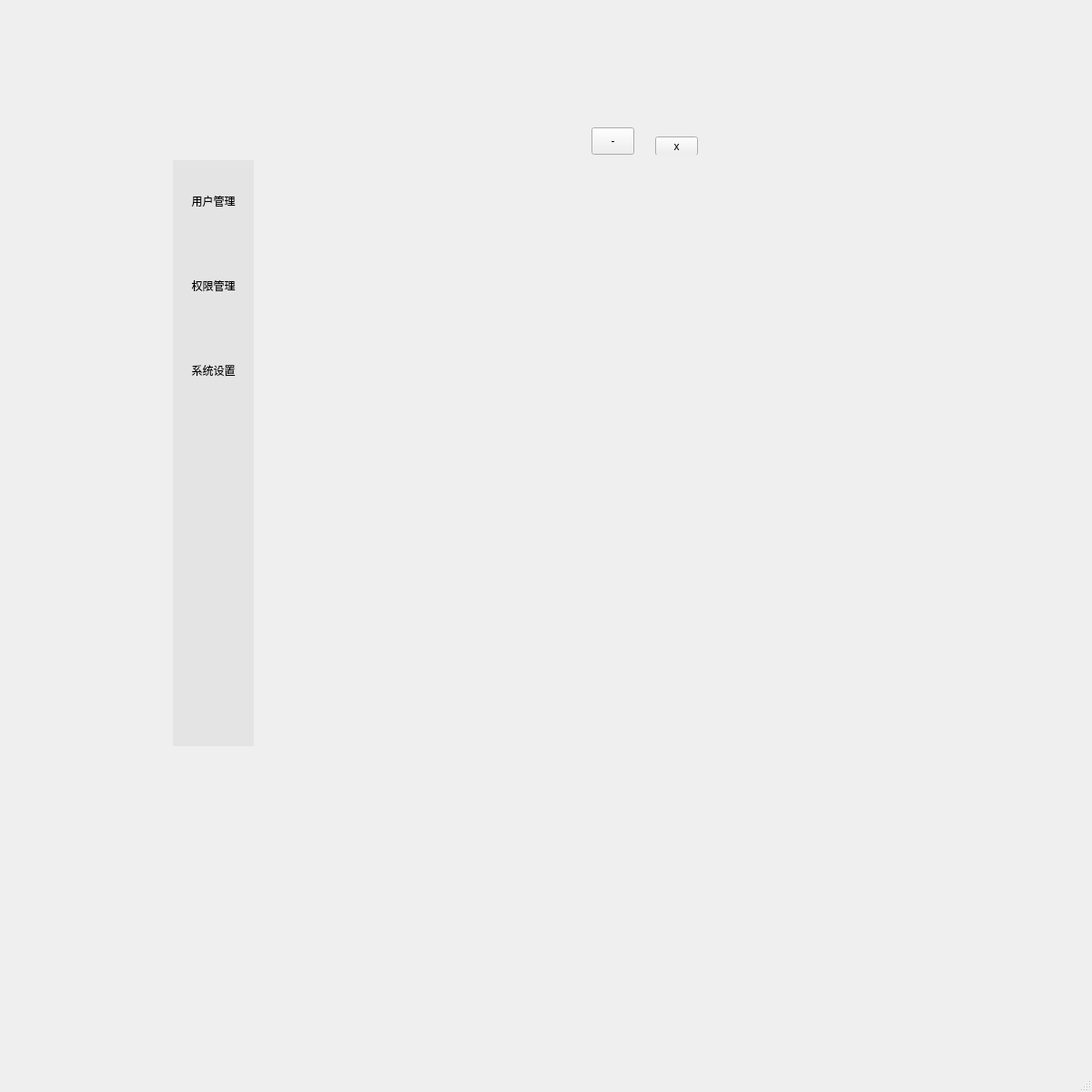
<?xml version="1.0" encoding="UTF-8"?>
<ui version="4.0">
 <class>MainWindow</class>
 <widget class="QMainWindow" name="MainWindow">
  <property name="geometry">
   <rect>
    <x>0</x>
    <y>0</y>
    <width>1200</width>
    <height>1200</height>
   </rect>
  </property>
  <property name="windowTitle">
   <string>MainWindow</string>
  </property>
  <property name="styleSheet">
   <string notr="true"/>
  </property>
  <widget class="QWidget" name="centralwidget">
   <property name="styleSheet">
    <string notr="true"/>
   </property>
   <widget class="QWidget" name="">
    <property name="geometry">
     <rect>
      <x>190</x>
      <y>140</y>
      <width>579</width>
      <height>680</height>
     </rect>
    </property>
    <layout class="QVBoxLayout" name="verticalLayout_2">
     <item>
      <widget class="QWidget" name="widget1" native="true">
       <property name="minimumSize">
        <size>
         <width>30</width>
         <height>30</height>
        </size>
       </property>
       <widget class="QToolButton" name="toolButton">
        <property name="geometry">
         <rect>
          <x>460</x>
          <y>0</y>
          <width>47</width>
          <height>30</height>
         </rect>
        </property>
        <property name="minimumSize">
         <size>
          <width>30</width>
          <height>30</height>
         </size>
        </property>
        <property name="text">
         <string>-</string>
        </property>
       </widget>
       <widget class="QToolButton" name="toolButton_2">
        <property name="geometry">
         <rect>
          <x>530</x>
          <y>10</y>
          <width>47</width>
          <height>21</height>
         </rect>
        </property>
        <property name="text">
         <string>x</string>
        </property>
       </widget>
      </widget>
     </item>
     <item>
      <layout class="QGridLayout" name="gridLayout_2" columnminimumwidth="1,7">
       <item row="0" column="0">
        <widget class="QWidget" name="sideBar" native="true">
         <property name="styleSheet">
          <string notr="true">QWidget{
	background-color: rgb(228, 228, 228);
}</string>
         </property>
         <layout class="QGridLayout" name="gridLayout">
          <property name="leftMargin">
           <number>0</number>
          </property>
          <property name="topMargin">
           <number>0</number>
          </property>
          <property name="rightMargin">
           <number>0</number>
          </property>
          <property name="bottomMargin">
           <number>0</number>
          </property>
          <property name="spacing">
           <number>0</number>
          </property>
          <item row="2" column="0">
           <widget class="QToolButton" name="btnSettings">
            <property name="minimumSize">
             <size>
              <width>86</width>
              <height>90</height>
             </size>
            </property>
            <property name="styleSheet">
             <string notr="true">/* 默认 */
QToolButton{   
	border-top: 3px outset transparent;
	border-bottom: 7px outset transparent;
	border-right: 3px outset transparent;
	border-left: 3px outset transparent;
    min-width: 80px;
    min-height: 80px;
	background-color: rgb(228, 228, 228);
}

/* 鼠标悬停 */
QToolButton:hover{
	background-color: rgb(205, 205, 205);
}

/* 点击和按下 */
QToolButton:pressed,QToolButton:checked{
	border-left: 3px outset rgb(93, 95, 97);
	background-color: rgb(246, 246, 246);	
}

QPushButton:default {
    border-color: navy; /* make the default button prominent */
}

</string>
            </property>
            <property name="text">
             <string>系统设置</string>
            </property>
            <property name="icon">
             <iconset>
              <normaloff>:/icons/settings.png</normaloff>:/icons/settings.png</iconset>
            </property>
            <property name="iconSize">
             <size>
              <width>48</width>
              <height>48</height>
             </size>
            </property>
            <property name="checkable">
             <bool>true</bool>
            </property>
            <property name="autoExclusive">
             <bool>true</bool>
            </property>
            <property name="toolButtonStyle">
             <enum>Qt::ToolButtonTextUnderIcon</enum>
            </property>
           </widget>
          </item>
          <item row="1" column="0">
           <widget class="QToolButton" name="btnPermission">
            <property name="minimumSize">
             <size>
              <width>86</width>
              <height>90</height>
             </size>
            </property>
            <property name="styleSheet">
             <string notr="true">/* 默认 */
QToolButton{   
	border-top: 3px outset transparent;
	border-bottom: 7px outset transparent;
	border-right: 3px outset transparent;
	border-left: 3px outset transparent;
    min-width: 80px;
    min-height: 80px;
	background-color: rgb(228, 228, 228);
}

/* 鼠标悬停 */
QToolButton:hover{
	background-color: rgb(205, 205, 205);
}

/* 点击和按下 */
QToolButton:pressed,QToolButton:checked{
	border-left: 3px outset rgb(93, 95, 97);
	background-color: rgb(246, 246, 246);	
}
</string>
            </property>
            <property name="text">
             <string>权限管理</string>
            </property>
            <property name="icon">
             <iconset>
              <normaloff>:/icons/permission.png</normaloff>:/icons/permission.png</iconset>
            </property>
            <property name="iconSize">
             <size>
              <width>48</width>
              <height>48</height>
             </size>
            </property>
            <property name="checkable">
             <bool>true</bool>
            </property>
            <property name="autoExclusive">
             <bool>true</bool>
            </property>
            <property name="toolButtonStyle">
             <enum>Qt::ToolButtonTextUnderIcon</enum>
            </property>
           </widget>
          </item>
          <item row="0" column="0">
           <widget class="QToolButton" name="btnUser">
            <property name="styleSheet">
             <string notr="true">/* 默认 */
QToolButton{   
	border-top: 3px outset transparent;
	border-bottom: 7px outset transparent;
	border-right: 3px outset transparent;
	border-left: 3px outset transparent;
    min-width: 80px;
    min-height: 80px;
	background-color: rgb(228, 228, 228);
}

/* 鼠标悬停 */
QToolButton:hover{
	background-color: rgb(205, 205, 205);
}

/* 点击和按下 */
QToolButton:pressed,QToolButton:checked{
	border-left: 3px outset rgb(93, 95, 97);
	background-color: rgb(246, 246, 246);	
}

QPushButton:default {
    border-color: navy; /* make the default button prominent */
}

</string>
            </property>
            <property name="text">
             <string>用户管理</string>
            </property>
            <property name="icon">
             <iconset>
              <normaloff>:/icons/user.png</normaloff>:/icons/user.png</iconset>
            </property>
            <property name="iconSize">
             <size>
              <width>48</width>
              <height>48</height>
             </size>
            </property>
            <property name="checkable">
             <bool>true</bool>
            </property>
            <property name="autoExclusive">
             <bool>true</bool>
            </property>
            <property name="toolButtonStyle">
             <enum>Qt::ToolButtonTextUnderIcon</enum>
            </property>
           </widget>
          </item>
          <item row="3" column="0">
           <spacer name="verticalSpacer">
            <property name="orientation">
             <enum>Qt::Vertical</enum>
            </property>
            <property name="sizeHint" stdset="0">
             <size>
              <width>20</width>
              <height>40</height>
             </size>
            </property>
           </spacer>
          </item>
         </layout>
        </widget>
       </item>
       <item row="0" column="1">
        <widget class="QStackedWidget" name="stackedWidget">
         <property name="minimumSize">
          <size>
           <width>480</width>
           <height>640</height>
          </size>
         </property>
         <property name="styleSheet">
          <string notr="true"/>
         </property>
        </widget>
       </item>
      </layout>
     </item>
    </layout>
   </widget>
  </widget>
  <widget class="QMenuBar" name="menubar">
   <property name="geometry">
    <rect>
     <x>0</x>
     <y>0</y>
     <width>1200</width>
     <height>23</height>
    </rect>
   </property>
  </widget>
  <widget class="QStatusBar" name="statusbar"/>
 </widget>
 <resources>
  <include location="../resources/qrc/resources.qrc"/>
 </resources>
 <connections/>
</ui>
